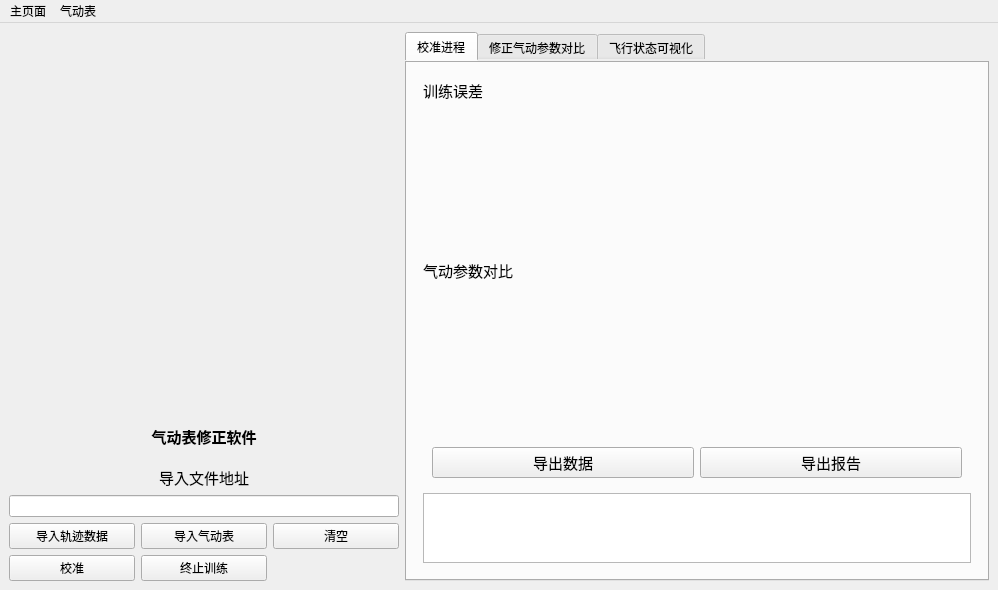
<?xml version="1.0" encoding="UTF-8"?>
<ui version="4.0">
 <class>MainWindow</class>
 <widget class="QMainWindow" name="MainWindow">
  <property name="geometry">
   <rect>
    <x>0</x>
    <y>0</y>
    <width>998</width>
    <height>590</height>
   </rect>
  </property>
  <property name="windowTitle">
   <string>MainWindow</string>
  </property>
  <widget class="QWidget" name="centralwidget">
   <property name="sizePolicy">
    <sizepolicy hsizetype="Preferred" vsizetype="Preferred">
     <horstretch>0</horstretch>
     <verstretch>0</verstretch>
    </sizepolicy>
   </property>
   <layout class="QHBoxLayout" name="horizontalLayout_2" stretch="4,6">
    <item>
     <layout class="QVBoxLayout" name="verticalLayout_2" stretch="0,0,1,2">
      <item>
       <widget class="QWidget" name="map" native="true">
        <property name="sizePolicy">
         <sizepolicy hsizetype="Preferred" vsizetype="Preferred">
          <horstretch>0</horstretch>
          <verstretch>8</verstretch>
         </sizepolicy>
        </property>
        <layout class="QHBoxLayout" name="horizontalLayout_8">
         <item>
          <layout class="QVBoxLayout" name="verticalLayout_5"/>
         </item>
        </layout>
       </widget>
      </item>
      <item>
       <widget class="QLabel" name="label_2">
        <property name="sizePolicy">
         <sizepolicy hsizetype="Preferred" vsizetype="Preferred">
          <horstretch>0</horstretch>
          <verstretch>1</verstretch>
         </sizepolicy>
        </property>
        <property name="font">
         <font>
          <family>楷体</family>
          <pointsize>11</pointsize>
         </font>
        </property>
        <property name="text">
         <string>&lt;html&gt;&lt;head/&gt;&lt;body&gt;&lt;p&gt;&lt;span style=&quot; font-weight:600;&quot;&gt;气动表修正软件&lt;/span&gt;&lt;/p&gt;&lt;/body&gt;&lt;/html&gt;</string>
        </property>
        <property name="textFormat">
         <enum>Qt::MarkdownText</enum>
        </property>
        <property name="alignment">
         <set>Qt::AlignCenter</set>
        </property>
       </widget>
      </item>
      <item>
       <layout class="QVBoxLayout" name="verticalLayout">
        <item>
         <widget class="QLabel" name="label">
          <property name="font">
           <font>
            <pointsize>11</pointsize>
           </font>
          </property>
          <property name="contextMenuPolicy">
           <enum>Qt::DefaultContextMenu</enum>
          </property>
          <property name="text">
           <string>导入文件地址</string>
          </property>
          <property name="alignment">
           <set>Qt::AlignCenter</set>
          </property>
         </widget>
        </item>
        <item>
         <widget class="QLineEdit" name="lineEdit"/>
        </item>
       </layout>
      </item>
      <item>
       <layout class="QGridLayout" name="gridLayout">
        <item row="0" column="3">
         <widget class="QPushButton" name="erase">
          <property name="text">
           <string>清空</string>
          </property>
         </widget>
        </item>
        <item row="0" column="0">
         <widget class="QPushButton" name="file1">
          <property name="text">
           <string>导入轨迹数据</string>
          </property>
         </widget>
        </item>
        <item row="1" column="2">
         <widget class="QPushButton" name="stop_train">
          <property name="text">
           <string>终止训练</string>
          </property>
         </widget>
        </item>
        <item row="1" column="0">
         <widget class="QPushButton" name="button">
          <property name="text">
           <string>校准</string>
          </property>
         </widget>
        </item>
        <item row="0" column="2">
         <widget class="QPushButton" name="file2">
          <property name="text">
           <string>导入气动表</string>
          </property>
         </widget>
        </item>
       </layout>
      </item>
     </layout>
    </item>
    <item>
     <layout class="QVBoxLayout" name="verticalLayout_3" stretch="0">
      <property name="spacing">
       <number>6</number>
      </property>
      <property name="sizeConstraint">
       <enum>QLayout::SetDefaultConstraint</enum>
      </property>
      <item>
       <widget class="QTabWidget" name="tabWidget">
        <property name="enabled">
         <bool>true</bool>
        </property>
        <property name="sizePolicy">
         <sizepolicy hsizetype="Expanding" vsizetype="Expanding">
          <horstretch>0</horstretch>
          <verstretch>0</verstretch>
         </sizepolicy>
        </property>
        <property name="sizeIncrement">
         <size>
          <width>0</width>
          <height>0</height>
         </size>
        </property>
        <property name="font">
         <font>
          <family>Adobe 黑体 Std R</family>
         </font>
        </property>
        <property name="styleSheet">
         <string notr="true">border-right-color: rgb(170, 255, 255);</string>
        </property>
        <property name="currentIndex">
         <number>0</number>
        </property>
        <property name="iconSize">
         <size>
          <width>16</width>
          <height>16</height>
         </size>
        </property>
        <property name="movable">
         <bool>true</bool>
        </property>
        <widget class="QWidget" name="tab3">
         <attribute name="title">
          <string>校准进程</string>
         </attribute>
         <layout class="QVBoxLayout" name="verticalLayout_14">
          <item>
           <widget class="QWidget" name="widget" native="true">
            <layout class="QVBoxLayout" name="verticalLayout_9" stretch="0,6,0,6,1,2">
             <item>
              <widget class="QLabel" name="label_4">
               <property name="font">
                <font>
                 <pointsize>11</pointsize>
                </font>
               </property>
               <property name="text">
                <string>训练误差</string>
               </property>
              </widget>
             </item>
             <item>
              <widget class="QWidget" name="widget_7" native="true"/>
             </item>
             <item>
              <widget class="QLabel" name="label_11">
               <property name="font">
                <font>
                 <pointsize>11</pointsize>
                </font>
               </property>
               <property name="text">
                <string>气动参数对比</string>
               </property>
              </widget>
             </item>
             <item>
              <widget class="QWidget" name="widget_9" native="true">
               <property name="font">
                <font>
                 <pointsize>12</pointsize>
                </font>
               </property>
               <layout class="QHBoxLayout" name="horizontalLayout_25">
                <item>
                 <layout class="QHBoxLayout" name="horizontalLayout" stretch="1,1">
                  <item>
                   <widget class="QWidget" name="widget_10" native="true">
                    <layout class="QVBoxLayout" name="verticalLayout_24">
                     <item>
                      <layout class="QVBoxLayout" name="verticalLayout_20"/>
                     </item>
                    </layout>
                   </widget>
                  </item>
                  <item>
                   <widget class="QWidget" name="widget_11" native="true">
                    <layout class="QVBoxLayout" name="verticalLayout_25">
                     <item>
                      <layout class="QVBoxLayout" name="verticalLayout_21"/>
                     </item>
                    </layout>
                   </widget>
                  </item>
                 </layout>
                </item>
               </layout>
              </widget>
             </item>
             <item>
              <widget class="QWidget" name="widget_8" native="true">
               <layout class="QHBoxLayout" name="horizontalLayout_7">
                <item>
                 <widget class="QPushButton" name="analysis">
                  <property name="font">
                   <font>
                    <pointsize>11</pointsize>
                   </font>
                  </property>
                  <property name="text">
                   <string>导出数据</string>
                  </property>
                 </widget>
                </item>
                <item>
                 <widget class="QPushButton" name="generate_file">
                  <property name="font">
                   <font>
                    <pointsize>11</pointsize>
                   </font>
                  </property>
                  <property name="text">
                   <string>导出报告</string>
                  </property>
                 </widget>
                </item>
               </layout>
              </widget>
             </item>
             <item>
              <widget class="QPlainTextEdit" name="plainTextEdit">
               <property name="font">
                <font>
                 <pointsize>12</pointsize>
                </font>
               </property>
              </widget>
             </item>
            </layout>
           </widget>
          </item>
         </layout>
        </widget>
        <widget class="QWidget" name="tab1">
         <attribute name="title">
          <string>修正气动参数对比</string>
         </attribute>
         <layout class="QVBoxLayout" name="verticalLayout_6" stretch="2,0">
          <item>
           <widget class="QWidget" name="widget_2" native="true">
            <property name="sizePolicy">
             <sizepolicy hsizetype="Preferred" vsizetype="Preferred">
              <horstretch>0</horstretch>
              <verstretch>15</verstretch>
             </sizepolicy>
            </property>
            <layout class="QVBoxLayout" name="verticalLayout_22" stretch="0,1">
             <item>
              <layout class="QVBoxLayout" name="verticalLayout_19">
               <item>
                <layout class="QHBoxLayout" name="horizontalLayout_24">
                 <item>
                  <widget class="QLabel" name="label_20">
                   <property name="text">
                    <string>姿态角对比</string>
                   </property>
                  </widget>
                 </item>
                 <item>
                  <widget class="QComboBox" name="comboBox_7">
                   <item>
                    <property name="text">
                     <string>俯仰角</string>
                    </property>
                   </item>
                   <item>
                    <property name="text">
                     <string>滚转角</string>
                    </property>
                   </item>
                   <item>
                    <property name="text">
                     <string>偏航角</string>
                    </property>
                   </item>
                  </widget>
                 </item>
                </layout>
               </item>
              </layout>
             </item>
             <item>
              <layout class="QVBoxLayout" name="verticalLayout_23"/>
             </item>
            </layout>
           </widget>
          </item>
          <item>
           <widget class="QTabWidget" name="tabWidget_2">
            <property name="sizePolicy">
             <sizepolicy hsizetype="Expanding" vsizetype="Expanding">
              <horstretch>0</horstretch>
              <verstretch>0</verstretch>
             </sizepolicy>
            </property>
            <property name="currentIndex">
             <number>1</number>
            </property>
            <widget class="QWidget" name="widget">
             <attribute name="title">
              <string>默认输入参数</string>
             </attribute>
             <layout class="QVBoxLayout" name="verticalLayout_7">
              <item>
               <widget class="QLabel" name="label_5">
                <property name="text">
                 <string>输入参数：[6/57.3, 1/57.3, 2/57.3, 0, 0, 0, 0, 0, 0, 0, 0, 0, 0, 33589, 0, 5000, 0, 0, 0.03, 0, 0]</string>
                </property>
               </widget>
              </item>
              <item>
               <widget class="QLabel" name="label_6">
                <property name="text">
                 <string>目标值: [1/57.3,0,0]</string>
                </property>
               </widget>
              </item>
             </layout>
            </widget>
            <widget class="QWidget" name="tab_2">
             <attribute name="title">
              <string>自定义输入参数</string>
             </attribute>
             <layout class="QVBoxLayout" name="verticalLayout_18">
              <item>
               <widget class="QWidget" name="widget" native="true">
                <layout class="QVBoxLayout" name="verticalLayout_17">
                 <item>
                  <layout class="QHBoxLayout" name="horizontalLayout_3">
                   <item>
                    <widget class="QLabel" name="label_7">
                     <property name="text">
                      <string>输入参数</string>
                     </property>
                    </widget>
                   </item>
                   <item>
                    <widget class="QLineEdit" name="input">
                     <property name="text">
                      <string>[6/57.3, 1/57.3, 2/57.3, 0, 0, 0, 0, 0, 0, 0, 0, 0, 0, 33589, 0, 5000, 0, 0, 0.03, 0, 0]</string>
                     </property>
                     <property name="readOnly">
                      <bool>false</bool>
                     </property>
                    </widget>
                   </item>
                  </layout>
                 </item>
                 <item>
                  <layout class="QHBoxLayout" name="horizontalLayout_19">
                   <item>
                    <layout class="QVBoxLayout" name="verticalLayout_16">
                     <item>
                      <layout class="QHBoxLayout" name="horizontalLayout_17" stretch="1,1">
                       <item>
                        <widget class="QLabel" name="label_8">
                         <property name="text">
                          <string>目标值</string>
                         </property>
                        </widget>
                       </item>
                       <item>
                        <widget class="QLineEdit" name="goal">
                         <property name="text">
                          <string>[1/57.3,0,0]</string>
                         </property>
                        </widget>
                       </item>
                      </layout>
                     </item>
                     <item>
                      <layout class="QHBoxLayout" name="horizontalLayout_18" stretch="1,1">
                       <item>
                        <widget class="QLabel" name="label_13">
                         <property name="text">
                          <string>大气密度相对偏差</string>
                         </property>
                        </widget>
                       </item>
                       <item>
                        <widget class="QComboBox" name="comboBox_6">
                         <item>
                          <property name="text">
                           <string>0%</string>
                          </property>
                         </item>
                         <item>
                          <property name="text">
                           <string>10%</string>
                          </property>
                         </item>
                        </widget>
                       </item>
                      </layout>
                     </item>
                    </layout>
                   </item>
                   <item>
                    <layout class="QVBoxLayout" name="verticalLayout_8">
                     <item>
                      <layout class="QHBoxLayout" name="horizontalLayout_10">
                       <item>
                        <layout class="QHBoxLayout" name="horizontalLayout_9">
                         <item>
                          <widget class="QLabel" name="label_12">
                           <property name="text">
                            <string>CD通道绝对偏差</string>
                           </property>
                          </widget>
                         </item>
                         <item>
                          <widget class="QLineEdit" name="lineEdit_2">
                           <property name="text">
                            <string>0.02</string>
                           </property>
                          </widget>
                         </item>
                        </layout>
                       </item>
                       <item>
                        <layout class="QHBoxLayout" name="horizontalLayout_4">
                         <item>
                          <widget class="QLabel" name="label_3">
                           <property name="text">
                            <string>相对偏差</string>
                           </property>
                          </widget>
                         </item>
                         <item>
                          <widget class="QComboBox" name="comboBox">
                           <item>
                            <property name="text">
                             <string>10%</string>
                            </property>
                           </item>
                           <item>
                            <property name="text">
                             <string>5%</string>
                            </property>
                           </item>
                          </widget>
                         </item>
                        </layout>
                       </item>
                      </layout>
                     </item>
                     <item>
                      <layout class="QHBoxLayout" name="horizontalLayout_11">
                       <item>
                        <layout class="QHBoxLayout" name="horizontalLayout_12">
                         <item>
                          <widget class="QLabel" name="label_14">
                           <property name="text">
                            <string>CL通道绝对偏差</string>
                           </property>
                          </widget>
                         </item>
                         <item>
                          <widget class="QLineEdit" name="lineEdit_3">
                           <property name="text">
                            <string>0.02</string>
                           </property>
                          </widget>
                         </item>
                        </layout>
                       </item>
                       <item>
                        <layout class="QHBoxLayout" name="horizontalLayout_13">
                         <item>
                          <widget class="QLabel" name="label_15">
                           <property name="text">
                            <string>相对偏差</string>
                           </property>
                          </widget>
                         </item>
                         <item>
                          <widget class="QComboBox" name="comboBox_4">
                           <item>
                            <property name="text">
                             <string>10%</string>
                            </property>
                           </item>
                           <item>
                            <property name="text">
                             <string>5%</string>
                            </property>
                           </item>
                          </widget>
                         </item>
                        </layout>
                       </item>
                      </layout>
                     </item>
                     <item>
                      <layout class="QHBoxLayout" name="horizontalLayout_14">
                       <item>
                        <layout class="QHBoxLayout" name="horizontalLayout_15">
                         <item>
                          <widget class="QLabel" name="label_16">
                           <property name="text">
                            <string>CY通道绝对偏差</string>
                           </property>
                          </widget>
                         </item>
                         <item>
                          <widget class="QLineEdit" name="lineEdit_4">
                           <property name="text">
                            <string>0.02</string>
                           </property>
                          </widget>
                         </item>
                        </layout>
                       </item>
                       <item>
                        <layout class="QHBoxLayout" name="horizontalLayout_16">
                         <item>
                          <widget class="QLabel" name="label_17">
                           <property name="text">
                            <string>相对偏差</string>
                           </property>
                          </widget>
                         </item>
                         <item>
                          <widget class="QComboBox" name="comboBox_5">
                           <item>
                            <property name="text">
                             <string>10%</string>
                            </property>
                           </item>
                           <item>
                            <property name="text">
                             <string>5%</string>
                            </property>
                           </item>
                          </widget>
                         </item>
                        </layout>
                       </item>
                      </layout>
                     </item>
                    </layout>
                   </item>
                  </layout>
                 </item>
                </layout>
               </widget>
              </item>
             </layout>
            </widget>
            <widget class="QWidget" name="tab">
             <attribute name="title">
              <string>模型训练参数</string>
             </attribute>
             <layout class="QHBoxLayout" name="horizontalLayout_23">
              <item>
               <layout class="QHBoxLayout" name="horizontalLayout_20">
                <item>
                 <layout class="QHBoxLayout" name="horizontalLayout_21">
                  <item>
                   <widget class="QLabel" name="label_18">
                    <property name="text">
                     <string>学习率</string>
                    </property>
                   </widget>
                  </item>
                  <item>
                   <widget class="QLineEdit" name="lineEdit_5">
                    <property name="text">
                     <string>0.001</string>
                    </property>
                   </widget>
                  </item>
                 </layout>
                </item>
                <item>
                 <layout class="QHBoxLayout" name="horizontalLayout_22">
                  <item>
                   <widget class="QLabel" name="label_19">
                    <property name="text">
                     <string>迭代次数</string>
                    </property>
                   </widget>
                  </item>
                  <item>
                   <widget class="QLineEdit" name="lineEdit_6">
                    <property name="text">
                     <string>200</string>
                    </property>
                   </widget>
                  </item>
                 </layout>
                </item>
               </layout>
              </item>
             </layout>
            </widget>
           </widget>
          </item>
         </layout>
        </widget>
        <widget class="QWidget" name="tab2">
         <property name="enabled">
          <bool>true</bool>
         </property>
         <property name="autoFillBackground">
          <bool>false</bool>
         </property>
         <attribute name="title">
          <string>飞行状态可视化</string>
         </attribute>
         <layout class="QVBoxLayout" name="verticalLayout_15">
          <item>
           <layout class="QVBoxLayout" name="verticalLayout_4" stretch="0,1,0,1">
            <item>
             <widget class="QWidget" name="widget_3" native="true">
              <property name="sizePolicy">
               <sizepolicy hsizetype="Preferred" vsizetype="Minimum">
                <horstretch>0</horstretch>
                <verstretch>0</verstretch>
               </sizepolicy>
              </property>
              <layout class="QHBoxLayout" name="horizontalLayout_5">
               <property name="leftMargin">
                <number>9</number>
               </property>
               <property name="topMargin">
                <number>4</number>
               </property>
               <property name="bottomMargin">
                <number>4</number>
               </property>
               <item>
                <widget class="QLabel" name="label_9">
                 <property name="sizePolicy">
                  <sizepolicy hsizetype="Preferred" vsizetype="Preferred">
                   <horstretch>0</horstretch>
                   <verstretch>0</verstretch>
                  </sizepolicy>
                 </property>
                 <property name="text">
                  <string>飞行位置相关参数</string>
                 </property>
                </widget>
               </item>
               <item>
                <widget class="QComboBox" name="comboBox_2">
                 <item>
                  <property name="text">
                   <string>X坐标</string>
                  </property>
                 </item>
                 <item>
                  <property name="text">
                   <string>Y坐标</string>
                  </property>
                 </item>
                 <item>
                  <property name="text">
                   <string>Z坐标</string>
                  </property>
                 </item>
                 <item>
                  <property name="text">
                   <string>Vx</string>
                  </property>
                 </item>
                 <item>
                  <property name="text">
                   <string>Vy</string>
                  </property>
                 </item>
                 <item>
                  <property name="text">
                   <string>Vz</string>
                  </property>
                 </item>
                 <item>
                  <property name="text">
                   <string>ωx</string>
                  </property>
                 </item>
                 <item>
                  <property name="text">
                   <string>ωy</string>
                  </property>
                 </item>
                 <item>
                  <property name="text">
                   <string>ωz</string>
                  </property>
                 </item>
                </widget>
               </item>
              </layout>
             </widget>
            </item>
            <item>
             <widget class="QWidget" name="widget_4" native="true">
              <layout class="QVBoxLayout" name="verticalLayout_12">
               <item>
                <layout class="QVBoxLayout" name="verticalLayout_10"/>
               </item>
              </layout>
             </widget>
            </item>
            <item>
             <widget class="QWidget" name="widget_5" native="true">
              <layout class="QHBoxLayout" name="horizontalLayout_6">
               <property name="topMargin">
                <number>4</number>
               </property>
               <property name="bottomMargin">
                <number>4</number>
               </property>
               <item>
                <widget class="QLabel" name="label_10">
                 <property name="text">
                  <string>飞行姿态相关参数</string>
                 </property>
                </widget>
               </item>
               <item>
                <widget class="QComboBox" name="comboBox_3">
                 <item>
                  <property name="text">
                   <string>俯仰角</string>
                  </property>
                 </item>
                 <item>
                  <property name="text">
                   <string>滚转角</string>
                  </property>
                 </item>
                 <item>
                  <property name="text">
                   <string>偏航角</string>
                  </property>
                 </item>
                 <item>
                  <property name="text">
                   <string>侧滑角</string>
                  </property>
                 </item>
                 <item>
                  <property name="text">
                   <string>攻角</string>
                  </property>
                 </item>
                </widget>
               </item>
              </layout>
             </widget>
            </item>
            <item>
             <widget class="QWidget" name="widget_6" native="true">
              <layout class="QVBoxLayout" name="verticalLayout_13">
               <item>
                <layout class="QVBoxLayout" name="verticalLayout_11"/>
               </item>
              </layout>
             </widget>
            </item>
           </layout>
          </item>
         </layout>
        </widget>
       </widget>
      </item>
     </layout>
    </item>
   </layout>
  </widget>
  <widget class="QMenuBar" name="menubar">
   <property name="geometry">
    <rect>
     <x>0</x>
     <y>0</y>
     <width>998</width>
     <height>22</height>
    </rect>
   </property>
   <widget class="QMenu" name="menu">
    <property name="title">
     <string>气动表</string>
    </property>
   </widget>
   <widget class="QMenu" name="menu_2">
    <property name="title">
     <string>主页面</string>
    </property>
   </widget>
   <addaction name="menu_2"/>
   <addaction name="menu"/>
  </widget>
 </widget>
 <resources/>
 <connections/>
</ui>
